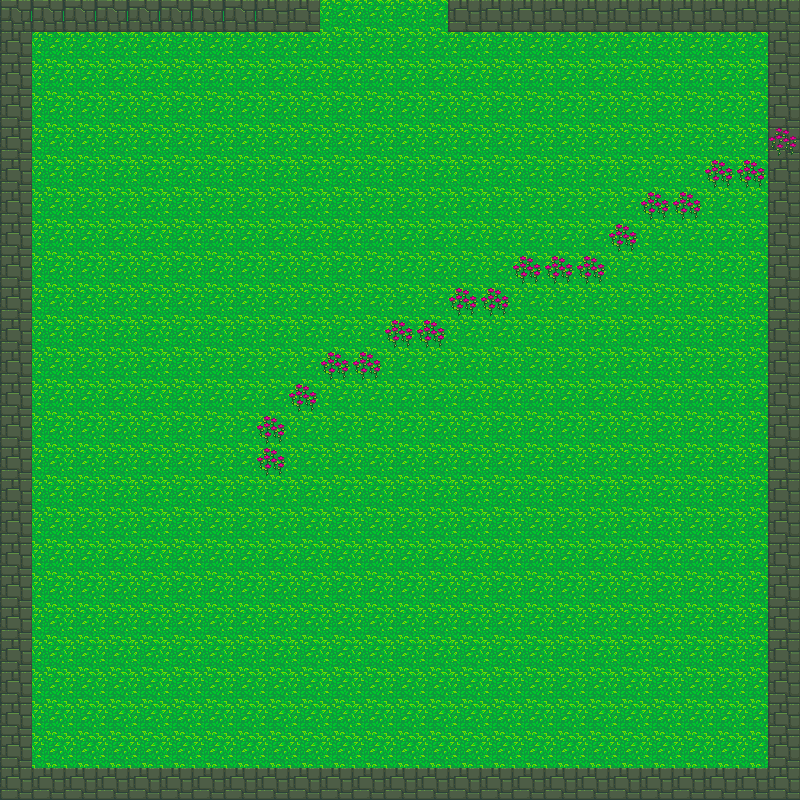

The image is a tile-based game level rendered from a .tmx file. Its description and complete source (layers, tilesets, objects, tile grids) follow:
An orthogonal 25x25 tile map with 32x32 px tiles, 2 tile layers (Capa de Patrones 1, suelo) and 6 objects (static, teleport).

<map version="1.0" tiledversion="1.0.3" orientation="orthogonal" renderorder="right-down" width="25" height="25" tilewidth="32" tileheight="32" nextobjectid="20">
 <tileset firstgid="1" source="tileset1.tsx" />
 <layer name="Capa de Patrones 1" width="25" height="25">
  <data encoding="csv">
75,75,75,75,75,75,75,75,74,74,48,48,48,48,74,74,74,74,74,74,74,74,74,74,74,
74,48,48,48,48,48,48,48,48,48,48,48,48,48,48,48,48,48,48,48,48,48,48,48,74,
74,48,48,48,48,48,48,48,48,48,48,48,48,48,48,48,48,48,48,48,48,48,48,48,74,
74,48,48,48,48,48,48,48,48,48,48,48,48,48,48,48,48,48,48,48,48,48,48,48,74,
74,48,48,48,48,48,48,48,48,48,48,48,48,48,48,48,48,48,48,48,48,48,48,48,74,
74,48,48,48,48,48,48,48,48,48,48,48,48,48,48,48,48,48,48,48,48,48,48,48,74,
74,48,48,48,48,48,48,48,48,48,48,48,48,48,48,48,48,48,48,48,48,48,48,48,74,
74,48,48,48,48,48,48,48,48,48,48,48,48,48,48,48,48,48,48,48,48,48,48,48,74,
74,48,48,48,48,48,48,48,48,48,48,48,48,48,48,48,48,48,48,48,48,48,48,48,74,
74,48,48,48,48,48,48,48,48,48,48,48,48,48,48,48,48,48,48,48,48,48,48,48,74,
74,48,48,48,48,48,48,48,48,48,48,48,48,48,48,48,48,48,48,48,48,48,48,48,74,
74,48,48,48,48,48,48,48,48,48,48,48,48,48,48,48,48,48,48,48,48,48,48,48,74,
74,48,48,48,48,48,48,48,48,48,48,48,48,48,48,48,48,48,48,48,48,48,48,48,74,
74,48,48,48,48,48,48,48,48,48,48,48,48,48,48,48,48,48,48,48,48,48,48,48,74,
74,48,48,48,48,48,48,48,48,48,48,48,48,48,48,48,48,48,48,48,48,48,48,48,74,
74,48,48,48,48,48,48,48,48,48,48,48,48,48,48,48,48,48,48,48,48,48,48,48,74,
74,48,48,48,48,48,48,48,48,48,48,48,48,48,48,48,48,48,48,48,48,48,48,48,74,
74,48,48,48,48,48,48,48,48,48,48,48,48,48,48,48,48,48,48,48,48,48,48,48,74,
74,48,48,48,48,48,48,48,48,48,48,48,48,48,48,48,48,48,48,48,48,48,48,48,74,
74,48,48,48,48,48,48,48,48,48,48,48,48,48,48,48,48,48,48,48,48,48,48,48,74,
74,48,48,48,48,48,48,48,48,48,48,48,48,48,48,48,48,48,48,48,48,48,48,48,74,
74,48,48,48,48,48,48,48,48,48,48,48,48,48,48,48,48,48,48,48,48,48,48,48,74,
74,48,48,48,48,48,48,48,48,48,48,48,48,48,48,48,48,48,48,48,48,48,48,48,74,
74,48,48,48,48,48,48,48,48,48,48,48,48,48,48,48,48,48,48,48,48,48,48,48,74,
74,74,74,74,74,74,74,74,74,74,74,74,74,74,74,74,74,74,74,74,74,74,74,74,74
</data>
 </layer>
 <layer name="suelo" width="25" height="25">
  <data encoding="csv">
0,0,0,0,0,0,0,0,0,0,0,0,0,0,0,0,0,0,0,0,0,0,0,0,0,
0,0,0,0,0,0,0,0,0,0,0,0,0,0,0,0,0,0,0,0,0,0,0,0,0,
0,0,0,0,0,0,0,0,0,0,0,0,0,0,0,0,0,0,0,0,0,0,0,0,0,
0,0,0,0,0,0,0,0,0,0,0,0,0,0,0,0,0,0,0,0,0,0,0,0,0,
0,0,0,0,0,0,0,0,0,0,0,0,0,0,0,0,0,0,0,0,0,0,0,0,186,
0,0,0,0,0,0,0,0,0,0,0,0,0,0,0,0,0,0,0,0,0,0,186,186,0,
0,0,0,0,0,0,0,0,0,0,0,0,0,0,0,0,0,0,0,0,186,186,0,0,0,
0,0,0,0,0,0,0,0,0,0,0,0,0,0,0,0,0,0,0,186,0,0,0,0,0,
0,0,0,0,0,0,0,0,0,0,0,0,0,0,0,0,186,186,186,0,0,0,0,0,0,
0,0,0,0,0,0,0,0,0,0,0,0,0,0,186,186,0,0,0,0,0,0,0,0,0,
0,0,0,0,0,0,0,0,0,0,0,0,186,186,0,0,0,0,0,0,0,0,0,0,0,
0,0,0,0,0,0,0,0,0,0,186,186,0,0,0,0,0,0,0,0,0,0,0,0,0,
0,0,0,0,0,0,0,0,0,186,0,0,0,0,0,0,0,0,0,0,0,0,0,0,0,
0,0,0,0,0,0,0,0,186,0,0,0,0,0,0,0,0,0,0,0,0,0,0,0,0,
0,0,0,0,0,0,0,0,186,0,0,0,0,0,0,0,0,0,0,0,0,0,0,0,0,
0,0,0,0,0,0,0,0,0,0,0,0,0,0,0,0,0,0,0,0,0,0,0,0,0,
0,0,0,0,0,0,0,0,0,0,0,0,0,0,0,0,0,0,0,0,0,0,0,0,0,
0,0,0,0,0,0,0,0,0,0,0,0,0,0,0,0,0,0,0,0,0,0,0,0,0,
0,0,0,0,0,0,0,0,0,0,0,0,0,0,0,0,0,0,0,0,0,0,0,0,0,
0,0,0,0,0,0,0,0,0,0,0,0,0,0,0,0,0,0,0,0,0,0,0,0,0,
0,0,0,0,0,0,0,0,0,0,0,0,0,0,0,0,0,0,0,0,0,0,0,0,0,
0,0,0,0,0,0,0,0,0,0,0,0,0,0,0,0,0,0,0,0,0,0,0,0,0,
0,0,0,0,0,0,0,0,0,0,0,0,0,0,0,0,0,0,0,0,0,0,0,0,0,
0,0,0,0,0,0,0,0,0,0,0,0,0,0,0,0,0,0,0,0,0,0,0,0,0,
0,0,0,0,0,0,0,0,0,0,0,0,0,0,0,0,0,0,0,0,0,0,0,0,0
</data>
 </layer>
 <objectgroup name="static">
  <object id="5" type="static" x="449" y="4" width="352" height="6" />
  <object id="7" x="0" y="0.666667" width="320" height="7" />
  <object id="8" x="1.33333" y="2.66667" width="32" height="768" />
  <object id="10" x="32" y="770.667" width="740" height="14.6667" />
  <object id="11" x="768" y="2.66667" width="24" height="768" />
 </objectgroup>
 <objectgroup name="teleport">
  <object id="13" type="teleport" x="321.5" y="1.5" width="123.5" height="23.5">
   <properties>
    <property name="map" value="scenes/level_0_2" />
    <property name="spawnX" type="int" value="770" />
    <property name="spawnY" type="int" value="1512" />
   </properties>
  </object>
 </objectgroup>
</map>
